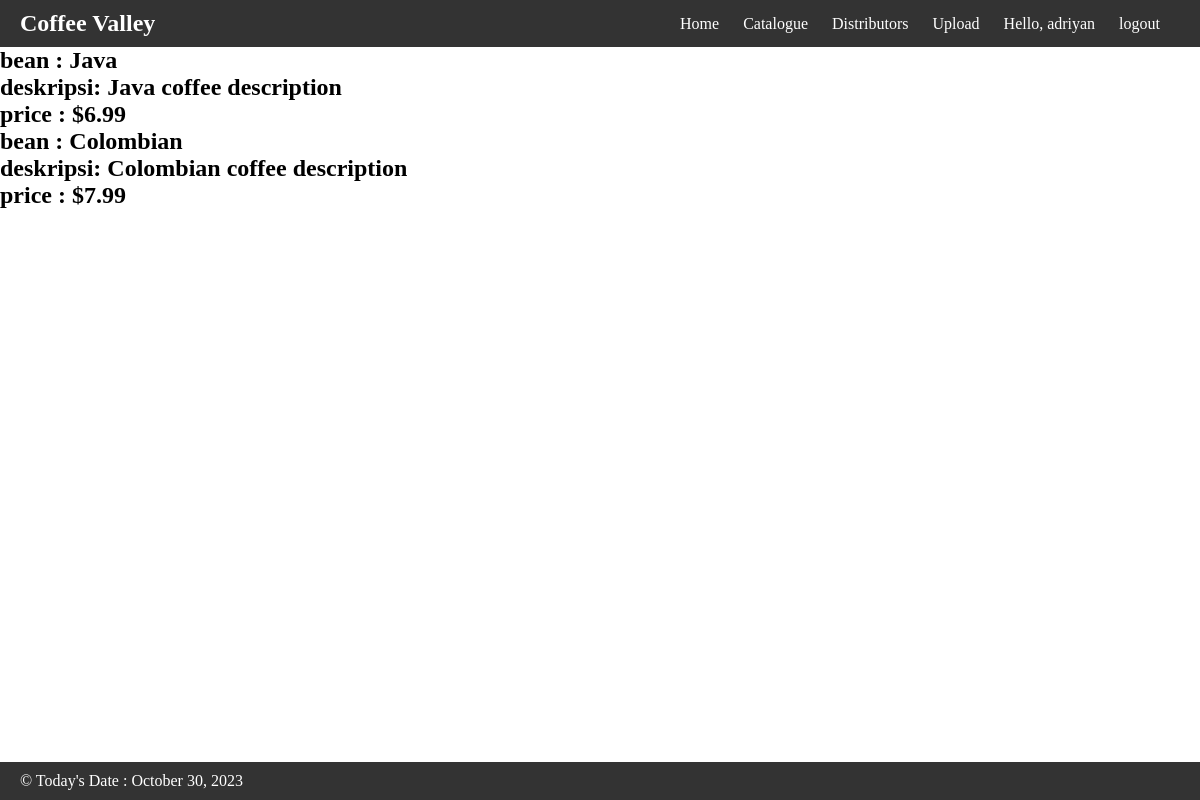
Screenshot of /home.php (signed in) with the database file from the repository.
### tables this page shows
CREATE TABLE `users` (
  `id` int(11) NOT NULL,
  `username` varchar(50) NOT NULL,
  `password` varchar(255) NOT NULL,
  `created_at` timestamp NOT NULL DEFAULT current_timestamp()
);

CREATE TABLE `catalogo` (
  `id` int(11) NOT NULL,
  `bean` varchar(255) NOT NULL,
  `deskripsi` text DEFAULT NULL,
  `price` decimal(10,2) DEFAULT NULL
);

### home.php (the view, shortened to what this page needs)
<?php
include 'config.php';
$query = "SELECT * FROM catalogo WHERE price > 6";
$result = $koneksi->query($query);
?>
<?php include 'partial/header.php'; ?>
<div>
    <?php
    while ($row = $result->fetch_assoc()) {
        echo "<h1> bean : " . $row['bean'] . "</h1>";
        echo "<h1> deskripsi: " . $row['deskripsi'] . "</h1>";
        echo "<h1> price : $" . $row['price'] . "</h1>";
    }
    ?>
</div>
<?php include 'partial/footer.php'; ?>

### partial/header.php (shortened to what this page needs)
<?php
include 'config.php';
$user_id = $_SESSION['user_id'];
$query = "SELECT username FROM users WHERE id = ?";
$stmt = $koneksi->prepare($query);
$stmt->bind_param('i', $user_id);
$stmt->execute();
$stmt->bind_result($username);
?>
<!DOCTYPE html>
<html lang="en">
<head>
    <link rel="stylesheet" href="asset/style.css">
</head>
<body>
    <header>
        <nav>
            <div class="container">
                <h1>Coffee Valley</h1>
                <ul>
                    <li><a href="home.php">Home</a></li>
                    <li><a href="catalogue.php">Catalogue</a></li>
                    <li><a href="Distributors.php">Distributors</a></li>
                    <li><a href="upload.php">Upload</a></li>
                    <li>
                        <?php echo 'Hello, ' . $username; ?>
                    </li>
                    <li>
                        <a href="auth/logout.php">logout</a>
                    </li>
                </ul>
            </div>
        </nav>
    </header>

### asset/style.css (style rules this page uses)
* { margin: 0; padding: 0; box-sizing: border-box; }
header { background-color: #333; color: #fff; padding: 10px 0; }
.container { max-width: 1200px; margin: 0 auto; padding: 0 20px; display: flex; justify-content: space-between; align-items: center; }
h1 { font-size: 24px; }
nav ul { list-style: none; }
nav ul li { display: inline; margin-right: 20px; }
nav ul li a { text-decoration: none; color: #fff; }

### rows the page displays
users: username "adriyan"
catalogo: bean "Java", deskripsi "Java coffee description", price "6.99"
catalogo: bean "Colombian", deskripsi "Colombian coffee description", price "7.99"
